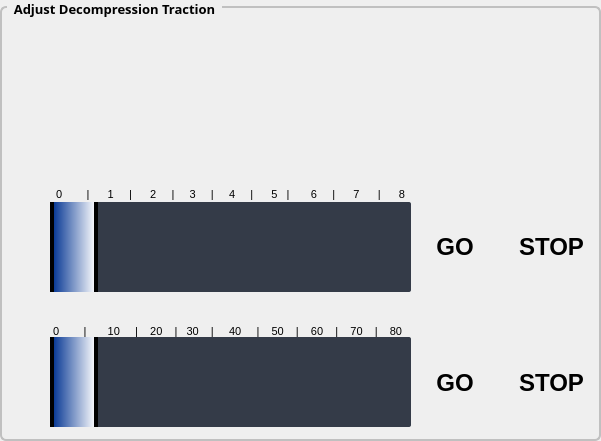
      <widget class="QGroupBox" name="groupBox">
       <property name="geometry">
        <rect>
         <x>27</x>
         <y>20</y>
         <width>601</width>
         <height>441</height>
        </rect>
       </property>
       <property name="font">
        <font>
         <family>Kartika</family>
         <pointsize>10</pointsize>
         <weight>75</weight>
         <italic>false</italic>
         <bold>true</bold>
        </font>
       </property>
       <property name="styleSheet">
        <string notr="true">QGroupBox {
    font: bold;
    border: 2px solid silver;
    border-radius: 6px;
    margin-top: 6px;
} 
QGroupBox::title {
subcontrol-origin: margin;
    left: 7px;

    padding: 0px 5px 0px 5px;
}</string>
       </property>
       <property name="title">
        <string>Adjust Decompression Traction</string>
       </property>
       <property name="alignment">
        <set>Qt::AlignHCenter|Qt::AlignTop</set>
       </property>
       <property name="flat">
        <bool>false</bool>
       </property>
       <widget class="QPushButton" name="forwardAxialFlexionBtn">
        <property name="geometry">
         <rect>
          <x>350</x>
          <y>20</y>
          <width>121</width>
          <height>70</height>
         </rect>
        </property>
        <property name="font">
         <font>
          <family>Kartika</family>
          <pointsize>11</pointsize>
          <weight>75</weight>
          <bold>true</bold>
         </font>
        </property>
        <property name="icon">
         <iconset>
          <normalon>images/forward.png</normalon>
         </iconset>
        </property>
        <property name="iconSize">
         <size>
          <width>121</width>
          <height>70</height>
         </size>
        </property>
        <property name="autoRepeat">
         <bool>true</bool>
        </property>
        <property name="flat">
         <bool>true</bool>
        </property>
       </widget>
       <widget class="QPushButton" name="reverseAxialFlexionBtn">
        <property name="geometry">
         <rect>
          <x>180</x>
          <y>20</y>
          <width>121</width>
          <height>70</height>
         </rect>
        </property>
        <property name="font">
         <font>
          <family>Kartika</family>
          <pointsize>11</pointsize>
          <weight>75</weight>
          <bold>true</bold>
         </font>
        </property>
        <property name="icon">
         <iconset>
          <normalon>images/reverse.png</normalon>
         </iconset>
        </property>
        <property name="iconSize">
         <size>
          <width>121</width>
          <height>70</height>
         </size>
        </property>
        <property name="flat">
         <bool>true</bool>
        </property>
       </widget>
       <widget class="QPushButton" name="resetAxialFlexionBtn">
        <property name="geometry">
         <rect>
          <x>10</x>
          <y>20</y>
          <width>121</width>
          <height>70</height>
         </rect>
        </property>
        <property name="font">
         <font>
          <family>Kartika</family>
          <pointsize>11</pointsize>
          <weight>75</weight>
          <bold>true</bold>
         </font>
        </property>
        <property name="icon">
         <iconset>
          <normalon>images/reset.png</normalon>
         </iconset>
        </property>
        <property name="iconSize">
         <size>
          <width>121</width>
          <height>70</height>
         </size>
        </property>
        <property name="flat">
         <bool>true</bool>
        </property>
       </widget>
       <widget class="QSlider" name="axialFlexionPositionSlider">
        <property name="geometry">
         <rect>
          <x>50</x>
          <y>202</y>
          <width>361</width>
          <height>90</height>
         </rect>
        </property>
        <property name="styleSheet">
         <string notr="true">QSlider::groove:horizontal {
    border-radius: 2px;
    background-color: rgb(52, 59, 72);
}
QSlider::groove:horizontal:hover {
    background-color: blue;
}
QSlider::handle:horizontal {
    background-color:qlineargradient(spread:pad, x1:0, y1:0, x2:1, y2:0, stop:0 rgba(0, 50, 145, 255), stop:1 rgba(255, 255, 255, 255));
    border: 4px solid black;
    width: 40px;
 margin: -44px 0px;
    border-radius: 14px;
}</string>
        </property>
        <property name="maximum">
         <number>16</number>
        </property>
        <property name="singleStep">
         <number>1</number>
        </property>
        <property name="pageStep">
         <number>2</number>
        </property>
        <property name="value">
         <number>0</number>
        </property>
        <property name="sliderPosition">
         <number>0</number>
        </property>
        <property name="orientation">
         <enum>Qt::Horizontal</enum>
        </property>
        <property name="tickPosition">
         <enum>QSlider::TicksBothSides</enum>
        </property>
        <property name="tickInterval">
         <number>2</number>
        </property>
       </widget>
       <widget class="QLabel" name="axialFlexionPositionLbl">
        <property name="geometry">
         <rect>
          <x>7</x>
          <y>240</y>
          <width>39</width>
          <height>21</height>
         </rect>
        </property>
        <property name="font">
         <font>
          <family>Arial</family>
          <pointsize>10</pointsize>
          <weight>75</weight>
          <bold>true</bold>
         </font>
        </property>
        <property name="text">
         <string/>
        </property>
        <property name="alignment">
         <set>Qt::AlignRight|Qt::AlignTrailing|Qt::AlignVCenter</set>
        </property>
       </widget>
       <widget class="QPushButton" name="axialFlexionPositionBtn">
        <property name="geometry">
         <rect>
          <x>420</x>
          <y>212</y>
          <width>70</width>
          <height>70</height>
         </rect>
        </property>
        <property name="font">
         <font>
          <family>Arial</family>
          <pointsize>18</pointsize>
          <weight>75</weight>
          <bold>true</bold>
         </font>
        </property>
        <property name="styleSheet">
         <string notr="true">QPushButton {

    outline: 0;
border:2px solid rgb(0,57,138); 
border-radius: 5px;
background-color:#78909C;
color:white
}

QPushButton:hover:!pressed {
    background-color:#54d777;
}

QPushButton:hover:pressed {
    background-color:yellow;boder 2px solid red;
}
QPushButton:disabled {
    background-color:purple
}

QPushButton:!enabled {
    background-color:white;
color:black;
}
QPushButton:enabled {
    background-color:grey;
color:white;
}

border:2px solid rgb(0,57,138);border-radius:5px;</string>
        </property>
        <property name="text">
         <string>GO</string>
        </property>
        <property name="iconSize">
         <size>
          <width>105</width>
          <height>45</height>
         </size>
        </property>
        <property name="autoRepeat">
         <bool>true</bool>
        </property>
        <property name="flat">
         <bool>true</bool>
        </property>
       </widget>
       <widget class="QPushButton" name="axialFlexionPositionStopBtn">
        <property name="geometry">
         <rect>
          <x>510</x>
          <y>212</y>
          <width>83</width>
          <height>70</height>
         </rect>
        </property>
        <property name="font">
         <font>
          <family>Arial</family>
          <pointsize>18</pointsize>
          <weight>75</weight>
          <bold>true</bold>
         </font>
        </property>
        <property name="styleSheet">
         <string notr="true">QPushButton {

    outline: 0;
border:2px solid rgb(0,57,138); 
border-radius: 5px;
background-color:#78909C;
color:white
}

QPushButton:hover:!pressed {
    background-color:red;
}

QPushButton:hover:pressed {
    background-color:yellow;boder 2px solid red;
}
QPushButton:disabled {
    background-color:purple
}

QPushButton:!enabled {
    background-color:white;
color:black;
}
QPushButton:enabled {
    background-color:grey;
color:white;
}

border:2px solid rgb(0,57,138);border-radius:5px;</string>
        </property>
        <property name="text">
         <string>STOP</string>
        </property>
        <property name="iconSize">
         <size>
          <width>105</width>
          <height>45</height>
         </size>
        </property>
        <property name="autoRepeat">
         <bool>true</bool>
        </property>
        <property name="flat">
         <bool>true</bool>
        </property>
       </widget>
       <widget class="QPushButton" name="forwardFastAxialFlexionBtn">
        <property name="geometry">
         <rect>
          <x>350</x>
          <y>100</y>
          <width>121</width>
          <height>70</height>
         </rect>
        </property>
        <property name="font">
         <font>
          <family>Kartika</family>
          <pointsize>11</pointsize>
          <weight>75</weight>
          <bold>true</bold>
         </font>
        </property>
        <property name="icon">
         <iconset>
          <normalon>images/fast-forward.png</normalon>
         </iconset>
        </property>
        <property name="iconSize">
         <size>
          <width>121</width>
          <height>70</height>
         </size>
        </property>
        <property name="autoRepeat">
         <bool>true</bool>
        </property>
        <property name="flat">
         <bool>true</bool>
        </property>
       </widget>
       <widget class="QPushButton" name="reverseFastAxialFlexionBtn">
        <property name="geometry">
         <rect>
          <x>180</x>
          <y>100</y>
          <width>121</width>
          <height>70</height>
         </rect>
        </property>
        <property name="font">
         <font>
          <family>Kartika</family>
          <pointsize>11</pointsize>
          <weight>75</weight>
          <bold>true</bold>
         </font>
        </property>
        <property name="icon">
         <iconset>
          <normalon>images/fast-reverse.png</normalon>
         </iconset>
        </property>
        <property name="iconSize">
         <size>
          <width>121</width>
          <height>70</height>
         </size>
        </property>
        <property name="autoRepeat">
         <bool>true</bool>
        </property>
        <property name="flat">
         <bool>true</bool>
        </property>
       </widget>
       <widget class="QPushButton" name="axialFlexionPressureBtn">
        <property name="geometry">
         <rect>
          <x>420</x>
          <y>348</y>
          <width>70</width>
          <height>70</height>
         </rect>
        </property>
        <property name="font">
         <font>
          <family>Arial</family>
          <pointsize>18</pointsize>
          <weight>75</weight>
          <bold>true</bold>
         </font>
        </property>
        <property name="styleSheet">
         <string notr="true">QPushButton {

    outline: 0;
border:2px solid rgb(0,57,138); 
border-radius: 5px;
background-color:#78909C;
color:white
}

QPushButton:hover:!pressed {
    background-color:#54d777;
}

QPushButton:hover:pressed {
    background-color:yellow;boder 2px solid red;
}
QPushButton:disabled {
    background-color:purple
}

QPushButton:!enabled {
    background-color:white;
color:black;
}
QPushButton:enabled {
    background-color:grey;
color:white;
}

border:2px solid rgb(0,57,138);border-radius:5px;</string>
        </property>
        <property name="text">
         <string>GO</string>
        </property>
        <property name="iconSize">
         <size>
          <width>105</width>
          <height>45</height>
         </size>
        </property>
        <property name="autoRepeat">
         <bool>true</bool>
        </property>
        <property name="flat">
         <bool>true</bool>
        </property>
       </widget>
       <widget class="QSlider" name="axialFlexionPressureSlider">
        <property name="geometry">
         <rect>
          <x>50</x>
          <y>337</y>
          <width>361</width>
          <height>90</height>
         </rect>
        </property>
        <property name="styleSheet">
         <string notr="true">QSlider::groove:horizontal {
    border-radius: 2px;
    background-color: rgb(52, 59, 72);
}
QSlider::groove:horizontal:hover {
    background-color: ble;
}
QSlider::handle:horizontal {
    background-color:qlineargradient(spread:pad, x1:0, y1:0, x2:1, y2:0, stop:0 rgba(0, 50, 145, 255), stop:1 rgba(255, 255, 255, 255));
    border: 4px solid black;
    width: 40px;
 margin: -44px 0px;
    border-radius: 14px;
}</string>
        </property>
        <property name="maximum">
         <number>80</number>
        </property>
        <property name="singleStep">
         <number>5</number>
        </property>
        <property name="pageStep">
         <number>5</number>
        </property>
        <property name="value">
         <number>0</number>
        </property>
        <property name="sliderPosition">
         <number>0</number>
        </property>
        <property name="orientation">
         <enum>Qt::Horizontal</enum>
        </property>
        <property name="tickPosition">
         <enum>QSlider::TicksBothSides</enum>
        </property>
       </widget>
       <widget class="QLabel" name="axialFlexionPressureLbl">
        <property name="geometry">
         <rect>
          <x>7</x>
          <y>370</y>
          <width>39</width>
          <height>21</height>
         </rect>
        </property>
        <property name="font">
         <font>
          <family>Arial</family>
          <pointsize>10</pointsize>
          <weight>75</weight>
          <bold>true</bold>
         </font>
        </property>
        <property name="text">
         <string/>
        </property>
        <property name="alignment">
         <set>Qt::AlignRight|Qt::AlignTrailing|Qt::AlignVCenter</set>
        </property>
       </widget>
       <widget class="QPushButton" name="axialFlexionPressureStopBtn">
        <property name="geometry">
         <rect>
          <x>510</x>
          <y>348</y>
          <width>83</width>
          <height>70</height>
         </rect>
        </property>
        <property name="font">
         <font>
          <family>Arial</family>
          <pointsize>18</pointsize>
          <weight>75</weight>
          <bold>true</bold>
         </font>
        </property>
        <property name="styleSheet">
         <string notr="true">QPushButton {

    outline: 0;
border:2px solid rgb(0,57,138); 
border-radius: 5px;
background-color:#78909C;
color:white
}

QPushButton:hover:!pressed {
    background-color:red;
}

QPushButton:hover:pressed {
    background-color:yellow;boder 2px solid red;
}
QPushButton:disabled {
    background-color:purple
}

QPushButton:!enabled {
    background-color:white;
color:black;
}
QPushButton:enabled {
    background-color:grey;
color:white;
}

border:2px solid rgb(0,57,138);border-radius:5px;</string>
        </property>
        <property name="text">
         <string>STOP</string>
        </property>
        <property name="iconSize">
         <size>
          <width>105</width>
          <height>45</height>
         </size>
        </property>
        <property name="autoRepeat">
         <bool>true</bool>
        </property>
        <property name="flat">
         <bool>true</bool>
        </property>
       </widget>
       <widget class="QLabel" name="axialFlexionPositionSliderLbl">
        <property name="geometry">
         <rect>
          <x>50</x>
          <y>186</y>
          <width>371</width>
          <height>16</height>
         </rect>
        </property>
        <property name="font">
         <font>
          <family>Arial</family>
          <pointsize>8</pointsize>
          <kerning>true</kerning>
         </font>
        </property>
        <property name="styleSheet">
         <string notr="true">background:transparent</string>
        </property>
        <property name="text">
         <string>  0        |      1     |      2     |     3     |     4     |      5   |       6     |      7      |      8</string>
        </property>
       </widget>
       <widget class="QLabel" name="axialFlexionPressureSliderLbl">
        <property name="geometry">
         <rect>
          <x>50</x>
          <y>323</y>
          <width>371</width>
          <height>16</height>
         </rect>
        </property>
        <property name="font">
         <font>
          <family>Arial</family>
          <pointsize>8</pointsize>
         </font>
        </property>
        <property name="styleSheet">
         <string notr="true">background:transparent</string>
        </property>
        <property name="text">
         <string> 0        |       10     |    20    |   30    |     40     |    50    |    60    |    70    |    80</string>
        </property>
       </widget>
      </widget>
